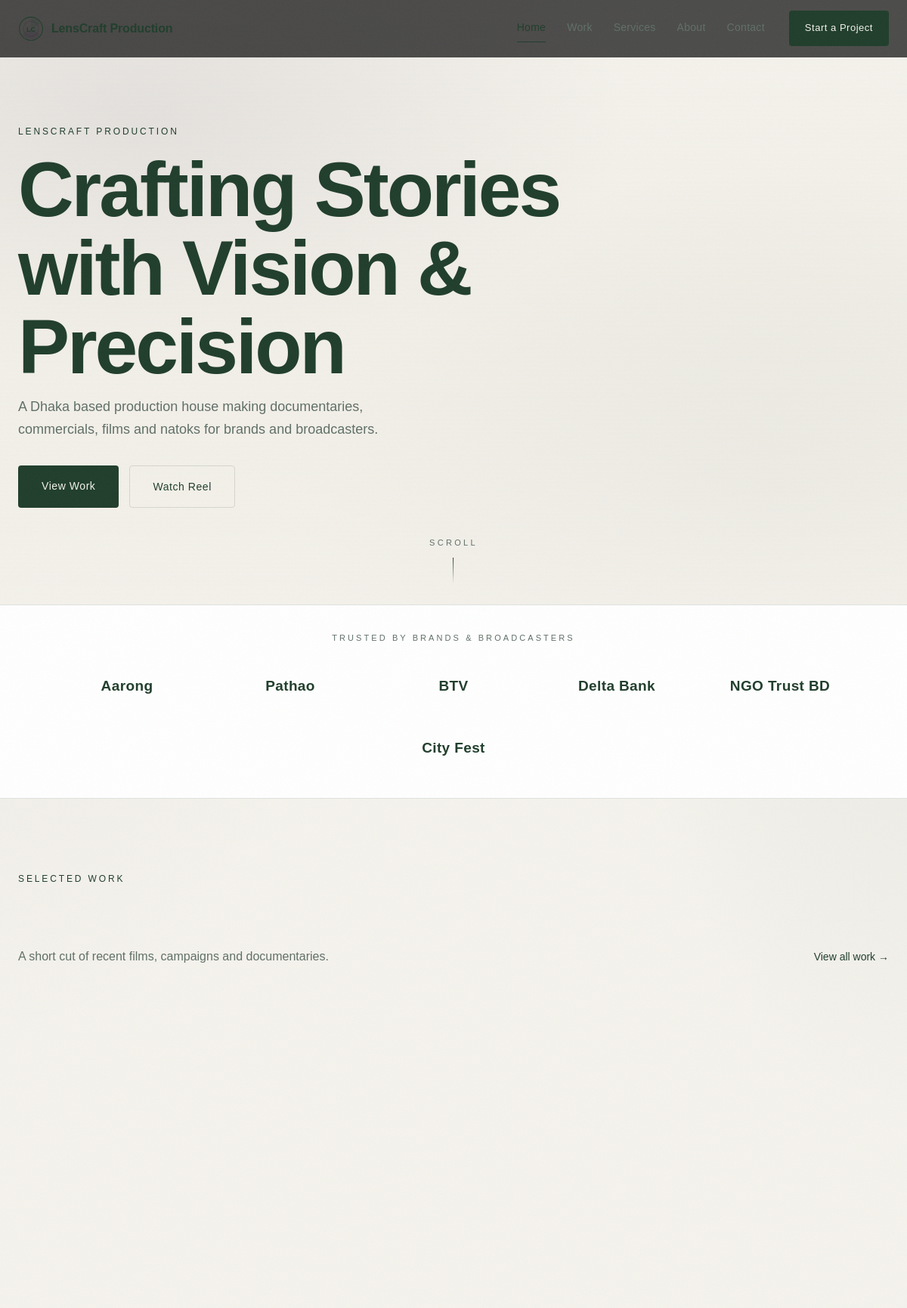
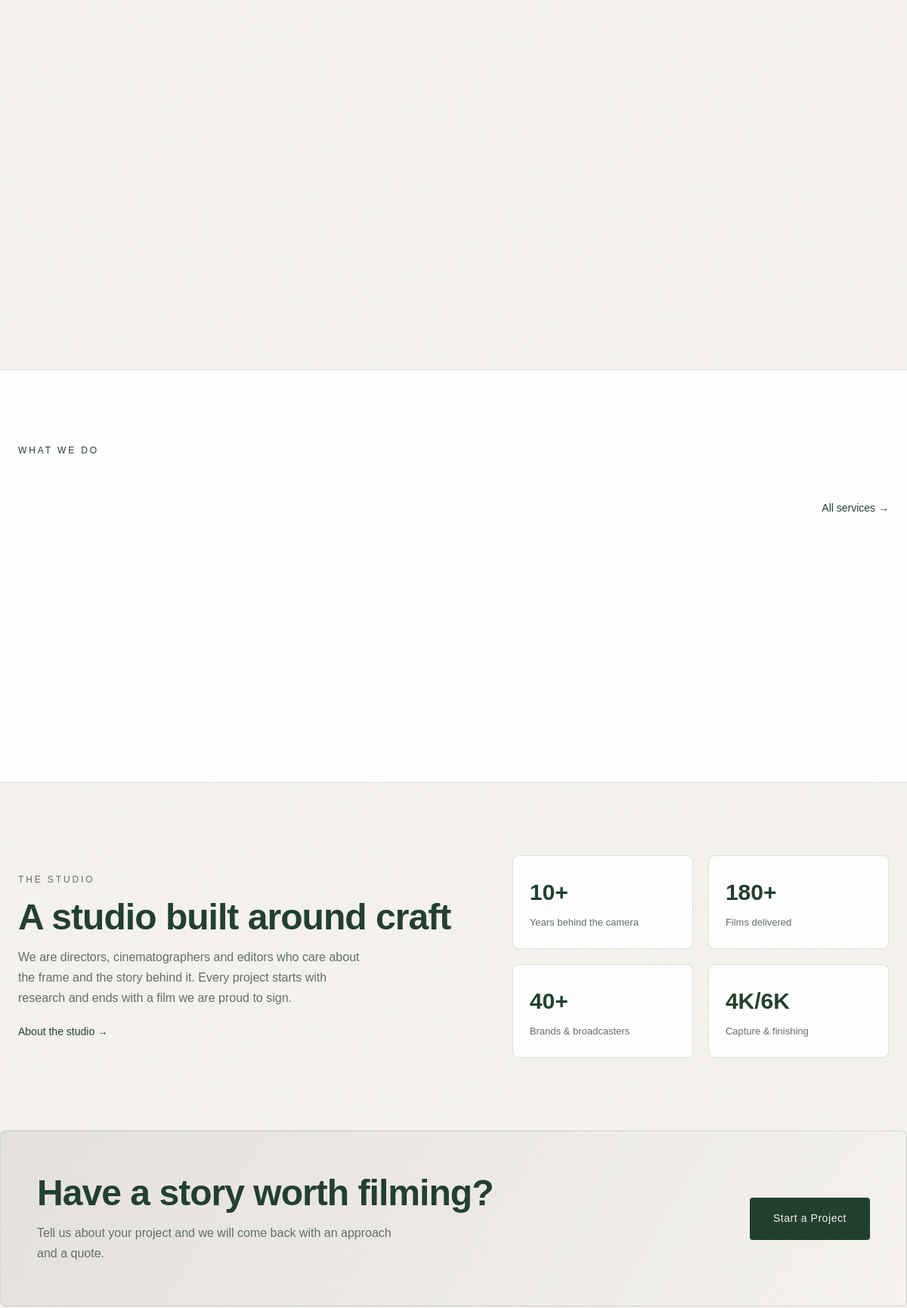
The page / (upper part) on the database its author committed (2 pictures, top to bottom).
### tables this page shows
CREATE TABLE IF NOT EXISTS videos (
  id                 INT UNSIGNED NOT NULL AUTO_INCREMENT,
  title              VARCHAR(180) NOT NULL,
  category           VARCHAR(60)  NOT NULL DEFAULT 'Hero Reel',
  source             ENUM('local','embed') NOT NULL DEFAULT 'local',
  file_path          VARCHAR(255) NULL,
  embed_url          VARCHAR(255) NULL,
  provider           VARCHAR(30)  NULL,
  poster_media_id    INT UNSIGNED NULL,
  project_id         INT UNSIGNED NULL,
  duration_seconds   INT UNSIGNED NULL,
  size_bytes         BIGINT UNSIGNED NOT NULL DEFAULT 0,
  status             ENUM('processing','ready','failed') NOT NULL DEFAULT 'ready',
  is_published       TINYINT(1) NOT NULL DEFAULT 0,
  place_home_hero    TINYINT(1) NOT NULL DEFAULT 0,
  place_work_grid    TINYINT(1) NOT NULL DEFAULT 0,
  place_services     TINYINT(1) NOT NULL DEFAULT 0,
  views              INT UNSIGNED NOT NULL DEFAULT 0,
  created_at         DATETIME NOT NULL DEFAULT CURRENT_TIMESTAMP,
  updated_at         DATETIME NOT NULL DEFAULT CURRENT_TIMESTAMP,
  PRIMARY KEY (id),
  KEY idx_video_status (status),
  KEY idx_video_project (project_id)
);

CREATE TABLE IF NOT EXISTS brands (
  id            INT UNSIGNED NOT NULL AUTO_INCREMENT,
  name          VARCHAR(120) NOT NULL,
  website       VARCHAR(200) NULL,
  logo_media_id INT UNSIGNED NULL,
  sort_order    INT NOT NULL DEFAULT 0,
  is_active     TINYINT(1) NOT NULL DEFAULT 1,
  created_at    DATETIME NOT NULL DEFAULT CURRENT_TIMESTAMP,
  PRIMARY KEY (id),
  KEY idx_brand_active (is_active)
);

### app/Controllers/Controller.php (called while the page is built, shortened)
<?php
abstract class Controller
{
    protected function site(string $template, array $data = []): void
    {
        $data['settings'] = Settings::all();
        $data['navPath'] = current_path();
        render($template, $data, 'site');
    }
}

### app/Controllers/Site/HomeController.php (called while the page is built, shortened)
<?php
class HomeController extends Controller
{
    public function index(): void
    {
        $selected = Content::get('home', 'selected_work', ['heading' => 'Selected Work', 'limit' => 6]);
        $this->site('site.home', [
            'hero'        => Content::get('home', 'hero'),
            'brandStrip'  => Content::get('home', 'brands', ['heading' => 'Trusted by brands & broadcasters', 'enabled' => '1']),
            'brands'      => Brand::active(),
            'selected'    => $selected,
            'disciplines' => Content::get('home', 'disciplines'),
            'aboutTeaser' => Content::get('home', 'about_teaser'),
            'ctaBand'     => Content::get('home', 'cta_band'),
            'projects'    => Project::homepage((int) ($selected['limit'] ?? 6)),
            'reel'        => Video::heroReel(),
            'title'       => null,
        ]);
    }
}

### public/index.php (called while the page is built, shortened)
<?php
require __DIR__ . '/../app/bootstrap.php';
$router = new Router();
$path = parse_url($_SERVER['REQUEST_URI'] ?? '/', PHP_URL_PATH) ?: '/';
try {
    $router->dispatch($_SERVER['REQUEST_METHOD'] ?? 'GET', $path);
} catch (Throwable $e) {
    if (config('app_debug')) {
        http_response_code(500);
        echo '<pre style="background:#0B0B0B;color:#F5F5F5;padding:24px;font:13px/1.6 monospace">';
        echo e($e->getMessage()) . "\n\n" . e($e->getTraceAsString());
        echo '</pre>';
        exit;
    }
    error_log($e->getMessage());
    http_response_code(500);
    echo view('site.500', [], 'site');
}

### app/Support/Database.php (called while the page is built, shortened)
<?php
class Database
{
    private static ?PDO $pdo = null;
    public static function pdo(): PDO
    {
        if (self::$pdo instanceof PDO) {
            return self::$pdo;
        }
        $cfg = config('db');
        $dsn = sprintf('mysql:host=%s;port=%d;dbname=%s;charset=%s', $cfg['host'], $cfg['port'], $cfg['name'], $cfg['charset']);
        try {
            self::$pdo = new PDO($dsn, $cfg['user'], $cfg['pass'], [
                PDO::ATTR_ERRMODE            => PDO::ERRMODE_EXCEPTION,
                PDO::ATTR_DEFAULT_FETCH_MODE => PDO::FETCH_ASSOC,
                PDO::ATTR_EMULATE_PREPARES   => false,
            ]);
        } catch (PDOException $e) {
            throw new RuntimeException(
                'Database connection failed. Start MySQL in XAMPP and import database/schema.sql. (' . $e->getMessage() . ')',
                0,
                $e
            );
        }
        return self::$pdo;
    }
    public static function run(string $sql, array $params = []): PDOStatement
    {
        $stmt = self::pdo()->prepare($sql);
        $stmt->execute($params);
        return $stmt;
    }
    public static function all(string $sql, array $params = []): array
    {
        return self::run($sql, $params)->fetchAll();
    }
    public static function first(string $sql, array $params = []): ?array
    {
        $row = self::run($sql, $params)->fetch();
        return $row === false ? null : $row;
    }
}

### app/Models/Video.php (called while the page is built, shortened)
<?php
class Video
{
    public static function heroReel(): ?array
    {
        return Database::first(
            'SELECT v.*, m.path AS poster_path FROM videos v LEFT JOIN media m ON m.id = v.poster_media_id
             WHERE v.is_published = 1 AND v.place_home_hero = 1 ORDER BY v.updated_at DESC LIMIT 1'
        );
    }
}

### app/config.php (called while the page is built)
<?php
return array_merge([
    'app_name'    => 'LensCraft Production',
    'app_env'     => 'local',
    'app_debug'   => true,
    'base_url'    => '',
    'db' => [
        'host'    => '127.0.0.1',
        'port'    => 3306,
        'name'    => 'lenscraft',
        'user'    => 'root',
        'pass'    => '',
        'charset' => 'utf8mb4',
    ],
    'uploads' => [
        'video_dir'   => __DIR__ . '/../public/uploads/videos',
        'image_dir'   => __DIR__ . '/../public/uploads/images',
        'thumb_dir'   => __DIR__ . '/../public/uploads/thumbs',
        'temp_dir'    => __DIR__ . '/../storage/temp',
        'max_video'   => 2 * 1024 * 1024 * 1024,
        'max_image'   => 12 * 1024 * 1024,
        'chunk_size'  => 4 * 1024 * 1024,
        'video_types' => ['video/mp4', 'video/quicktime', 'video/x-matroska', 'video/webm'],
        'image_types' => ['image/jpeg', 'image/png', 'image/webp', 'image/gif', 'image/svg+xml'],
        'doc_types'   => ['application/pdf', 'text/plain'],
    ],
    'session_name' => 'lenscraft_admin',
    'timezone'     => 'Asia/Dhaka',
], file_exists(__DIR__ . '/config.local.php') ? require __DIR__ . '/config.local.php' : []);

### app/Models/Brand.php (called while the page is built, shortened)
<?php
class Brand
{
    public static function active(): array
    {
        return Database::all(
            'SELECT b.*, m.path AS logo_path FROM brands b LEFT JOIN media m ON m.id = b.logo_media_id
             WHERE b.is_active = 1 ORDER BY b.sort_order ASC, b.id ASC'
        );
    }
}

### app/bootstrap.php (called while the page is built, shortened)
<?php
require __DIR__ . '/helpers.php';
spl_autoload_register(static function (string $class): void {
    $relative = str_replace('\\', DIRECTORY_SEPARATOR, substr($class, 4));
    $file = __DIR__ . DIRECTORY_SEPARATOR . $relative . '.php';
});

### app/Models/Content.php (called while the page is built, shortened)
<?php
class Content
{
    public static function get(string $page, string $key, array $default = []): array
    {
        static $cache = [];
        $cacheKey = $page . '.' . $key;
        if (!array_key_exists($cacheKey, $cache)) {
            $row = Database::first('SELECT data FROM content_sections WHERE page = ? AND section_key = ?', [$page, $key]);
            $cache[$cacheKey] = $row ? (json_decode((string) $row['data'], true) ?: []) : [];
        }
        return $cache[$cacheKey] !== [] ? $cache[$cacheKey] : $default;
    }
}

### app/Views/site/home.php (the view, shortened to what this page needs)
<?php
$hero = $hero ?: [];
$dim = ($hero['dim_overlay'] ?? '1') === '1';
?>
<section class="hero <?= $dim ? 'hero--dim' : '' ?>">
    <div class="hero__bg" data-mode="<?= e($hero['background_mode'] ?? 'gradient') ?>">
        <?php if (($hero['background_mode'] ?? '') === 'video' && $reel): ?>
            <?php if ($reel['source'] === 'local' && $reel['file_path']): ?>
                <video class="hero__video" src="<?= e(uploaded($reel['file_path'])) ?>"
                       autoplay muted loop playsinline preload="metadata"
                       <?= $reel['poster_path'] ? 'poster="' . e(uploaded($reel['poster_path'])) . '"' : '' ?>></video>
            <?php elseif (!empty($reel['embed_url'])): ?>
                <?php
                $heroSrc = embed_provider($reel['embed_url']) === 'youtube'
                    ? embed_src($reel['embed_url'], [
                        'autoplay' => 1, 'mute' => 1, 'controls' => 0, 'loop' => 1,
                        'playlist' => basename((string) parse_url(embed_url($reel['embed_url']), PHP_URL_PATH)),
                        'modestbranding' => 1, 'playsinline' => 1,
                    ])
                    : embed_src($reel['embed_url'], [
                        'background' => 1, 'autoplay' => 1, 'muted' => 1, 'loop' => 1, 'autopause' => 0,
                        'title' => 0, 'byline' => 0, 'portrait' => 0,
                    ]);
                ?>
                <iframe class="hero__video hero__video--embed" src="<?= e($heroSrc) ?>"
                        title="Showreel" allow="autoplay; fullscreen; encrypted-media"
                        tabindex="-1"></iframe>
            <?php endif; ?>
        <?php endif; ?>
    </div>
    <div class="hero__inner">
        <p class="eyebrow"><?= e($hero['brand_line'] ?? 'LensCraft Production') ?></p>
        <h1 class="hero__title"><?= e($hero['tagline'] ?? 'Crafting Stories with Vision & Precision') ?></h1>
        <p class="hero__intro"><?= e($hero['intro'] ?? '') ?></p>
        <div class="hero__cta">
            <a class="btn btn--primary" href="<?= url($hero['primary_link'] ?? '/work') ?>"><?= e($hero['primary_cta'] ?? 'View Work') ?></a>
            <?php if ($reel): ?>
                <button class="btn btn--ghost" data-reel="<?= (int) $reel['id'] ?>"
                        data-track="<?= url('/api/video-view/' . (int) $reel['id']) ?>"
                        data-embed="<?= e($reel['source'] === 'embed' ? embed_url($reel['embed_url']) : uploaded($reel['file_path'])) ?>"
                        data-type="<?= e($reel['source']) ?>">
                    <?= e($hero['secondary_cta'] ?? 'Watch Reel') ?>
                </button>
            <?php endif; ?>
        </div>
    </div>
    <?php if (($hero['show_scroll_hint'] ?? '1') === '1'): ?>
        <span class="hero__scroll">Scroll</span>
    <?php endif; ?>
</section>
<?php if (($brandStrip['enabled'] ?? '1') === '1' && $brands): ?>
    <section class="brand-strip" aria-label="Brands we have worked with">
        <p class="brand-strip__label"><?= e($brandStrip['heading'] ?? 'Trusted by brands & broadcasters') ?></p>
        <div class="brand-strip__track">
            <?php foreach ($brands as $brand): ?>
                <?php $tag = $brand['website'] ? 'a' : 'span'; ?>
                <<?= $tag ?> class="brand-strip__item"
                    <?= $brand['website'] ? 'href="' . e($brand['website']) . '" target="_blank" rel="noopener"' : '' ?>
                    title="<?= e($brand['name']) ?>">
                    <?php if ($brand['logo_path']): ?>
                        <img src="<?= e(brand_logo($brand['logo_path'])) ?>" alt="<?= e($brand['name']) ?>" loading="lazy">
                    <?php else: ?>
                        <em><?= e($brand['name']) ?></em>
                    <?php endif; ?>
                </<?= $tag ?>>
            <?php endforeach; ?>
        </div>
    </section>
<?php endif; ?>
<section class="section" id="work">
    <div class="section__head">
        <div>
            <p class="eyebrow">Selected Work</p>
            <h2><?= e($selected['heading'] ?? 'Selected Work') ?></h2>
            <p class="section__sub"><?= e($selected['subheading'] ?? '') ?></p>
        </div>
        <a class="link-arrow" href="<?= url('/work') ?>">View all work →</a>
    </div>
    <div class="grid grid--work">
    </div>
</section>
<section class="section section--alt">
    <div class="section__head">
        <div>
            <p class="eyebrow">What we do</p>
            <h2><?= e($disciplines['heading'] ?? 'Disciplines') ?></h2>
        </div>
        <a class="link-arrow" href="<?= url('/services') ?>">All services →</a>
    </div>
    <div class="grid grid--disciplines">
    </div>
</section>
<section class="section about-teaser">
    <div class="about-teaser__text">
        <p class="eyebrow">The studio</p>
        <h2><?= e($aboutTeaser['heading'] ?? '') ?></h2>
        <p><?= e($aboutTeaser['body'] ?? '') ?></p>
        <a class="link-arrow" href="<?= url('/about') ?>"><?= e($aboutTeaser['cta'] ?? 'About the studio') ?> →</a>
    </div>
    <div class="about-teaser__stats">
        <div><strong>10+</strong><span>Years behind the camera</span></div>
        <div><strong>180+</strong><span>Films delivered</span></div>
        <div><strong>40+</strong><span>Brands & broadcasters</span></div>
        <div><strong>4K/6K</strong><span>Capture & finishing</span></div>
    </div>
</section>
<section class="cta-band">
    <div>
        <h2><?= e($ctaBand['heading'] ?? 'Have a story worth filming?') ?></h2>
        <p><?= e($ctaBand['body'] ?? '') ?></p>
    </div>
    <a class="btn btn--primary" href="<?= url('/contact') ?>"><?= e($ctaBand['cta'] ?? 'Start a Project') ?></a>
</section>

### app/Support/Router.php (shortened to what this page needs)
<?php
class Router
{
    private array $routes = ['GET' => [], 'POST' => []];
    private function add(string $method, string $path, callable|string $handler): void
    {
        $params = [];
        $pattern = preg_replace_callback('~\{(\w+)\}~', static function (array $m) use (&$params): string {
            $params[] = $m[1];
            return '([^/]+)';
        }, '/' . trim($path, '/'));
        $this->routes[$method][] = [
            'pattern' => '~^' . rtrim((string) $pattern, '/') . '/?$~',
            'handler' => $handler,
            'params'  => $params,
        ];
    }
    public function dispatch(string $method, string $path): void
    {
        $path = '/' . trim($path, '/');
        $method = $method === 'POST' ? 'POST' : 'GET';
        foreach ($this->routes[$method] as $route) {
            if (preg_match($route['pattern'], $path, $matches)) {
                array_shift($matches);
                $this->call($route['handler'], $matches);
                return;
            }
        }
    }
    private function call(callable|string $handler, array $args): void
    {
        if (is_string($handler)) {
            [$class, $method] = explode('@', $handler);
            $controller = new $class();
            $controller->{$method}(...$args);
            return;
        }
    }
}

### rows shown on the page
brands: name "Aarong"
brands: name "Pathao"
brands: name "BTV"
brands: name "Delta Bank"
brands: name "NGO Trust BD"
brands: name "City Fest"

### other values the page prints
$selected['subheading'] "A short cut of recent films, campaigns and documentaries."
